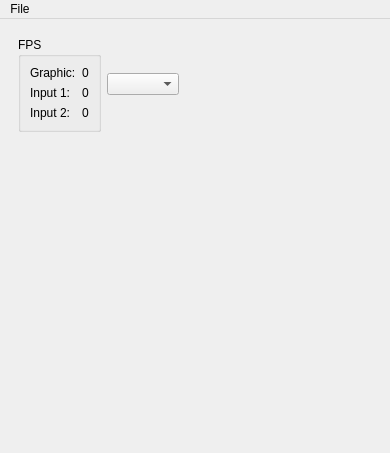
<?xml version="1.0" encoding="UTF-8"?>
<ui version="4.0">
 <class>MainWindow</class>
 <widget class="QMainWindow" name="MainWindow">
  <property name="geometry">
   <rect>
    <x>0</x>
    <y>0</y>
    <width>390</width>
    <height>453</height>
   </rect>
  </property>
  <property name="windowTitle">
   <string>Scenes Control</string>
  </property>
  <widget class="QWidget" name="centralwidget">
   <layout class="QVBoxLayout" name="verticalLayout">
    <item>
     <widget class="QWidget" name="widget" native="true">
      <layout class="QHBoxLayout" name="horizontalLayout">
       <item>
        <widget class="QGroupBox" name="groupBox">
         <property name="title">
          <string>FPS</string>
         </property>
         <layout class="QGridLayout" name="gridLayout_2">
          <item row="0" column="0">
           <widget class="QLabel" name="label">
            <property name="text">
             <string>Graphic:</string>
            </property>
           </widget>
          </item>
          <item row="0" column="1">
           <widget class="QLabel" name="graphicFPSLabel">
            <property name="text">
             <string>0</string>
            </property>
           </widget>
          </item>
          <item row="1" column="0">
           <widget class="QLabel" name="label_2">
            <property name="text">
             <string>Input 1:</string>
            </property>
           </widget>
          </item>
          <item row="1" column="1">
           <widget class="QLabel" name="input1FPSLabel">
            <property name="text">
             <string>0</string>
            </property>
           </widget>
          </item>
          <item row="2" column="0">
           <widget class="QLabel" name="label_3">
            <property name="text">
             <string>Input 2:</string>
            </property>
           </widget>
          </item>
          <item row="2" column="1">
           <widget class="QLabel" name="input2FPSLabel">
            <property name="text">
             <string>0</string>
            </property>
           </widget>
          </item>
         </layout>
        </widget>
       </item>
       <item>
        <widget class="QComboBox" name="scenesComboBox"/>
       </item>
       <item>
        <spacer name="horizontalSpacer">
         <property name="orientation">
          <enum>Qt::Horizontal</enum>
         </property>
         <property name="sizeHint" stdset="0">
          <size>
           <width>40</width>
           <height>20</height>
          </size>
         </property>
        </spacer>
       </item>
      </layout>
     </widget>
    </item>
    <item>
     <widget class="QStackedWidget" name="scenesStackedWidget"/>
    </item>
    <item>
     <spacer name="verticalSpacer">
      <property name="orientation">
       <enum>Qt::Vertical</enum>
      </property>
      <property name="sizeHint" stdset="0">
       <size>
        <width>20</width>
        <height>137</height>
       </size>
      </property>
     </spacer>
    </item>
   </layout>
  </widget>
  <widget class="QMenuBar" name="menubar">
   <property name="geometry">
    <rect>
     <x>0</x>
     <y>0</y>
     <width>390</width>
     <height>25</height>
    </rect>
   </property>
   <widget class="QMenu" name="menuFile">
    <property name="title">
     <string>File</string>
    </property>
   </widget>
   <addaction name="menuFile"/>
  </widget>
 </widget>
 <resources/>
 <connections/>
</ui>
